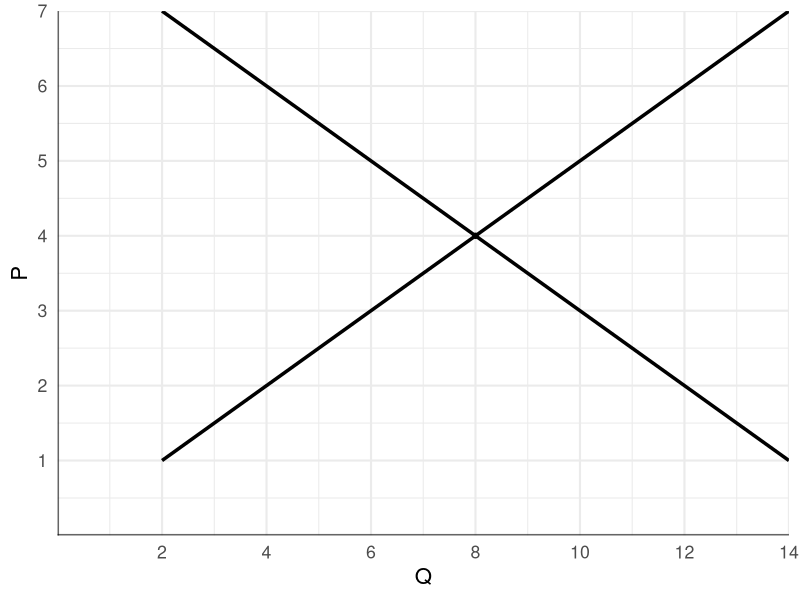
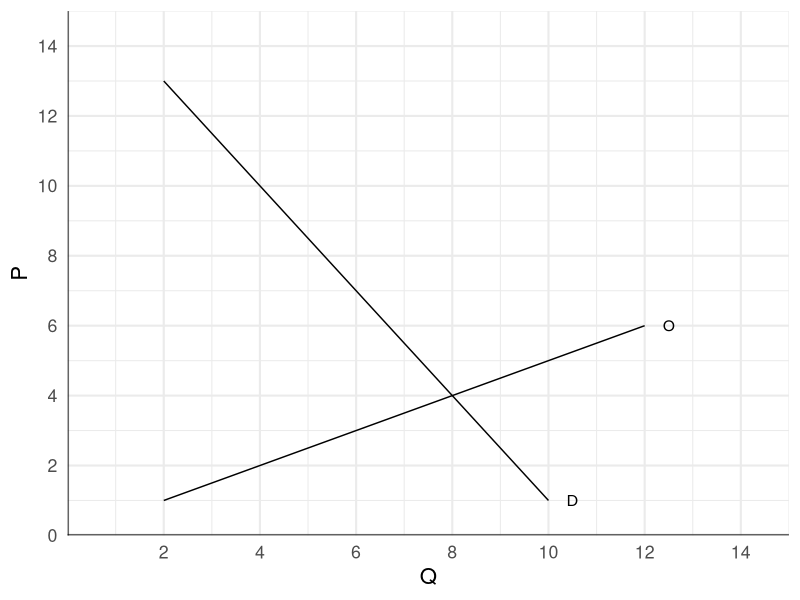
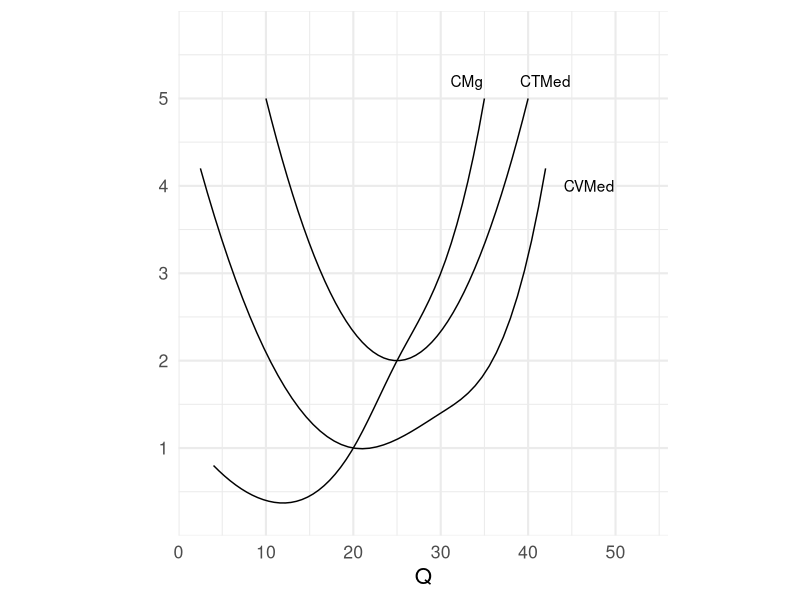

Recreate these plots in R, in order.
## ---- chunk 1
knitr::opts_chunk$set(echo = FALSE, 
                      warning = FALSE,
                      dev = "png",
                      dev.args = list(type="cairo-png"))

library(ggplot2)
library(tibble)
library(polynom)
library(kableExtra)
## ---- chunk 2


of <- tibble(
  q=c(4, 8),
  p=c(2, 4)
)

dem <- tibble(
  q=c(4, 12),
  p=c(6, 2)
)


of_p <- poly.calc(of$q, of$p) %>% 
  as.function()

dem_p <- poly.calc(dem$q, dem$p) %>% 
  as.function

theme_set(theme_minimal(base_size=16))

puntos <- tibble(
  q=c(8),
  p=c(4)
)

ggplot() + 
  geom_function(fun=of_p, xlim=c(2, 14), size=1.2) + 
  geom_function(fun=dem_p, xlim=c(2, 14), size=1.2) +
  geom_point(data=puntos, aes(q, p)) +
  scale_x_continuous(limits = c(0, 14),
                     expand = expansion(add=0),
                     breaks=seq(2,14, by=2)) +
  scale_y_continuous(breaks=1:7, expand=expansion(add=0)) +
  # Eje Y
  geom_segment(aes(x=0, y=0, xend=0, yend=Inf), size=1, alpha=.6) + 
  # Eje X
  geom_segment(aes(x=-Inf, y=0, xend=Inf, yend=0), size=1, alpha=.6) +
  labs(x="Q", y="P")
## ---- chunk 3
library(polynom)

of <- tibble(
  q=c(4, 8),
  p=c(2, 4)
)

dem <- tibble(
  q=c(4, 8),
  p=c(10, 4)
)


of_p <- poly.calc(of$q, of$p) %>% 
  as.function()

dem_p <- poly.calc(dem$q, dem$p) %>% 
  as.function

ticks <- seq(2, 14, by=2)

ggplot() + 
  geom_function(fun=of_p, xlim=c(2, 12)) + 
  geom_function(fun=dem_p, xlim=c(2, 10)) +
  scale_x_continuous(limits = c(0, 15),
                     expand = expansion(add=0),
                     breaks=ticks) +
  scale_y_continuous(breaks=c(0, ticks), 
                     limits = c(0, 15),
                     expand = expansion(add=0, mult=0)) +
  annotate("text", y=1, x=10.5, label="D", family="Lato") +
  annotate("text", y=6, x=12.5, label="O", family="Lato") +
    # Eje Y
  geom_segment(aes(x=0, y=0, xend=0, yend=Inf), size=1, alpha=.6) + 
  # Eje X
  geom_segment(aes(x=-Inf, y=0, xend=Inf, yend=0), size=1, alpha=.6) +
  labs(x="Q", y="P" )
## ---- chunk 4
tibble(
  q_b=1:6,
  utilidad_marginal_b=c(30, 24, 18, 12, 6, 0),
  q_m=1:6,
  utilidad_marginal_m=c(40, 34, 24, 16, 8, 0)) %>% 
  knitr::kable(col.names = c("Bananas", "Umg B", "Manzanas","Umg M")) %>% 
  kable_styling(bootstrap_options = c("striped", "hover"))
## ---- chunk 5

# MC curve
df_mc <- data.frame(p=c(4,   10,  20, 25, 30, 35), 
                    mc=c(.8, .4, 1,  2, 3, 5))

# AC curve
df_atc <- data.frame(p=c(10, 25, 40),
                    atc=c(5, 2, 5))

df_avc <- data.frame(p=c(2.5,   20, 30, 40, 42),
                    avc=c(4.2, 1, 1.4, 3.2, 4.2))

ggplot(df_mc, aes(p, mc)) + 
  geom_line(aes(x, y),
            data=as.data.frame(spline(df_avc$p, df_avc$avc, n=50))) +
  geom_line(aes(x, y),
            data=as.data.frame(spline(df_atc$p, df_atc$atc, n=50))) +
  geom_line(aes(x, y), 
            data=as.data.frame(spline(df_mc$p, df_mc$mc, n=50))) +
  annotate("text", x=33, y=5.2, label="CMg")+
  annotate("text", x=42, y=5.2, label="CTMed")+
  annotate("text", y=4, x=47, label="CVMed")+
  scale_x_continuous(limits = c(0, 50),
                     expand = expansion(0, c(0, 6))) + 
  scale_y_continuous(limits = c(0, 6),
                     breaks=1:5,
                     expand=expansion(0, c(0))) +
  labs(x="Q", y="") +
  coord_fixed(10)
